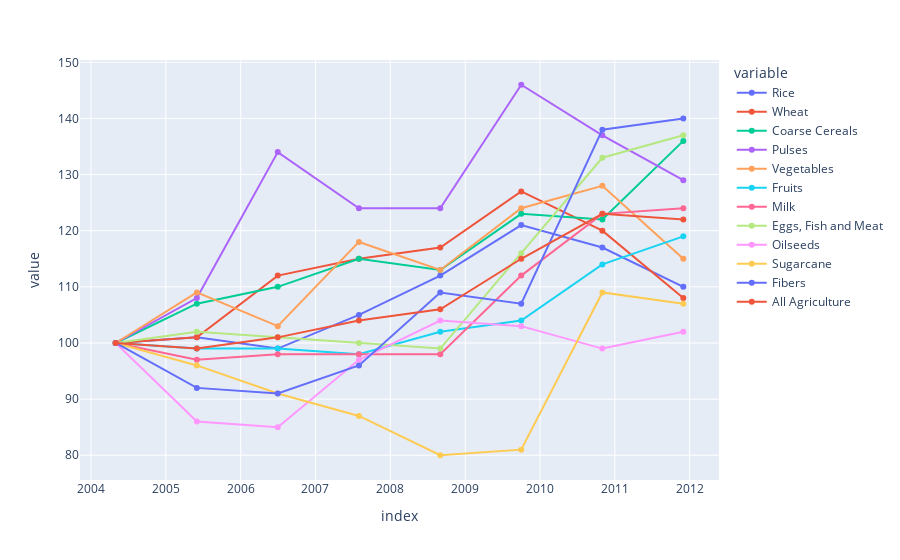

Notebook source saved alongside this figure:
### Markdown cell above
***Q8. What is the crop production in the time frame of 2004-2012?***

### Code cell
a=px.line(df4t,markers=True)

a.show()

### Figure 1 — Plotly figure (JSON) as saved in the notebook; plotly's stock layout.template omitted (floating-point values rounded to 4 significant figures)
{"data": [{"hovertemplate": "variable=Rice<br>index=%{x}<br>value=%{y}<extra></extra>", "legendgroup": "Rice", "line": {"color": "#636efa", "dash": "solid"}, "marker": {"symbol": "circle"}, "mode": "lines+markers", "name": "Rice", "orientation": "v", "showlegend": true, "type": "scatter", "x": ["2004-05", "2005-06", "2006-07", "2007-08", "2008-09", "2009-10", "2010-11", "2011-12"], "xaxis": "x", "y": [100, 101, 99, 105, 112, 121, 117, 110], "yaxis": "y"}, {"hovertemplate": "variable=Wheat<br>index=%{x}<br>value=%{y}<extra></extra>", "legendgroup": "Wheat", "line": {"color": "#EF553B", "dash": "solid"}, "marker": {"symbol": "circle"}, "mode": "lines+markers", "name": "Wheat", "orientation": "v", "showlegend": true, "type": "scatter", "x": ["2004-05", "2005-06", "2006-07", "2007-08", "2008-09", "2009-10", "2010-11", "2011-12"], "xaxis": "x", "y": [100, 101, 112, 115, 117, 127, 120, 108], "yaxis": "y"}, {"hovertemplate": "variable=Coarse Cereals<br>index=%{x}<br>value=%{y}<extra></extra>", "legendgroup": "Coarse Cereals", "line": {"color": "#00cc96", "dash": "solid"}, "marker": {"symbol": "circle"}, "mode": "lines+markers", "name": "Coarse Cereals", "orientation": "v", "showlegend": true, "type": "scatter", "x": ["2004-05", "2005-06", "2006-07", "2007-08", "2008-09", "2009-10", "2010-11", "2011-12"], "xaxis": "x", "y": [100, 107, 110, 115, 113, 123, 122, 136], "yaxis": "y"}, {"hovertemplate": "variable=Pulses<br>index=%{x}<br>value=%{y}<extra></extra>", "legendgroup": "Pulses", "line": {"color": "#ab63fa", "dash": "solid"}, "marker": {"symbol": "circle"}, "mode": "lines+markers", "name": "Pulses", "orientation": "v", "showlegend": true, "type": "scatter", "x": ["2004-05", "2005-06", "2006-07", "2007-08", "2008-09", "2009-10", "2010-11", "2011-12"], "xaxis": "x", "y": [100, 108, 134, 124, 124, 146, 137, 129], "yaxis": "y"}, {"hovertemplate": "variable=Vegetables <br>index=%{x}<br>value=%{y}<extra></extra>", "legendgroup": "Vegetables ", "line": {"color": "#FFA15A", "dash": "solid"}, "marker": {"symbol": "circle"}, "mode": "lines+markers", "name": "Vegetables ", "orientation": "v", "showlegend": true, "type": "scatter", "x": ["2004-05", "2005-06", "2006-07", "2007-08", "2008-09", "2009-10", "2010-11", "2011-12"], "xaxis": "x", "y": [100, 109, 103, 118, 113, 124, 128, 115], "yaxis": "y"}, {"hovertemplate": "variable=Fruits<br>index=%{x}<br>value=%{y}<extra></extra>", "legendgroup": "Fruits", "line": {"color": "#19d3f3", "dash": "solid"}, "marker": {"symbol": "circle"}, "mode": "lines+markers", "name": "Fruits", "orientation": "v", "showlegend": true, "type": "scatter", "x": ["2004-05", "2005-06", "2006-07", "2007-08", "2008-09", "2009-10", "2010-11", "2011-12"], "xaxis": "x", "y": [100, 99, 99, 98, 102, 104, 114, 119], "yaxis": "y"}, {"hovertemplate": "variable=Milk<br>index=%{x}<br>value=%{y}<extra></extra>", "legendgroup": "Milk", "line": {"color": "#FF6692", "dash": "solid"}, "marker": {"symbol": "circle"}, "mode": "lines+markers", "name": "Milk", "orientation": "v", "showlegend": true, "type": "scatter", "x": ["2004-05", "2005-06", "2006-07", "2007-08", "2008-09", "2009-10", "2010-11", "2011-12"], "xaxis": "x", "y": [100, 97, 98, 98, 98, 112, 123, 124], "yaxis": "y"}, {"hovertemplate": "variable=Eggs, Fish and Meat<br>index=%{x}<br>value=%{y}<extra></extra>", "legendgroup": "Eggs, Fish and Meat", "line": {"color": "#B6E880", "dash": "solid"}, "marker": {"symbol": "circle"}, "mode": "lines+markers", "name": "Eggs, Fish and Meat", "orientation": "v", "showlegend": true, "type": "scatter", "x": ["2004-05", "2005-06", "2006-07", "2007-08", "2008-09", "2009-10", "2010-11", "2011-12"], "xaxis": "x", "y": [100, 102, 101, 100, 99, 116, 133, 137], "yaxis": "y"}, {"hovertemplate": "variable=Oilseeds<br>index=%{x}<br>value=%{y}<extra></extra>", "legendgroup": "Oilseeds", "line": {"color": "#FF97FF", "dash": "solid"}, "marker": {"symbol": "circle"}, "mode": "lines+markers", "name": "Oilseeds", "orientation": "v", "showlegend": true, "type": "scatter", "x": ["2004-05", "2005-06", "2006-07", "2007-08", "2008-09", "2009-10", "2010-11", "2011-12"], "xaxis": "x", "y": [100, 86, 85, 97, 104, 103, 99, 102], "yaxis": "y"}, {"hovertemplate": "variable=Sugarcane <br>index=%{x}<br>value=%{y}<extra></extra>", "legendgroup": "Sugarcane ", "line": {"color": "#FECB52", "dash": "solid"}, "marker": {"symbol": "circle"}, "mode": "lines+markers", "name": "Sugarcane ", "orientation": "v", "showlegend": true, "type": "scatter", "x": ["2004-05", "2005-06", "2006-07", "2007-08", "2008-09", "2009-10", "2010-11", "2011-12"], "xaxis": "x", "y": [100, 96, 91, 87, 80, 81, 109, 107], "yaxis": "y"}, {"hovertemplate": "variable=Fibers<br>index=%{x}<br>value=%{y}<extra></extra>", "legendgroup": "Fibers", "line": {"color": "#636efa", "dash": "solid"}, "marker": {"symbol": "circle"}, "mode": "lines+markers", "name": "Fibers", "orientation": "v", "showlegend": true, "type": "scatter", "x": ["2004-05", "2005-06", "2006-07", "2007-08", "2008-09", "2009-10", "2010-11", "2011-12"], "xaxis": "x", "y": [100, 92, 91, 96, 109, 107, 138, 140], "yaxis": "y"}, {"hovertemplate": "variable=All Agriculture<br>index=%{x}<br>value=%{y}<extra></extra>", "legendgroup": "All Agriculture", "line": {"color": "#EF553B", "dash": "solid"}, "marker": {"symbol": "circle"}, "mode": "lines+markers", "name": "All Agriculture", "orientation": "v", "showlegend": true, "type": "scatter", "x": ["2004-05", "2005-06", "2006-07", "2007-08", "2008-09", "2009-10", "2010-11", "2011-12"], "xaxis": "x", "y": [100, 99, 101, 104, 106, 115, 123, 122], "yaxis": "y"}], "layout": {"legend": {"title": {"text": "variable"}, "tracegroupgap": 0}, "margin": {"t": 60}, "xaxis": {"anchor": "y", "domain": [0, 1], "title": {"text": "index"}}, "yaxis": {"anchor": "x", "domain": [0, 1], "title": {"text": "value"}}}}
